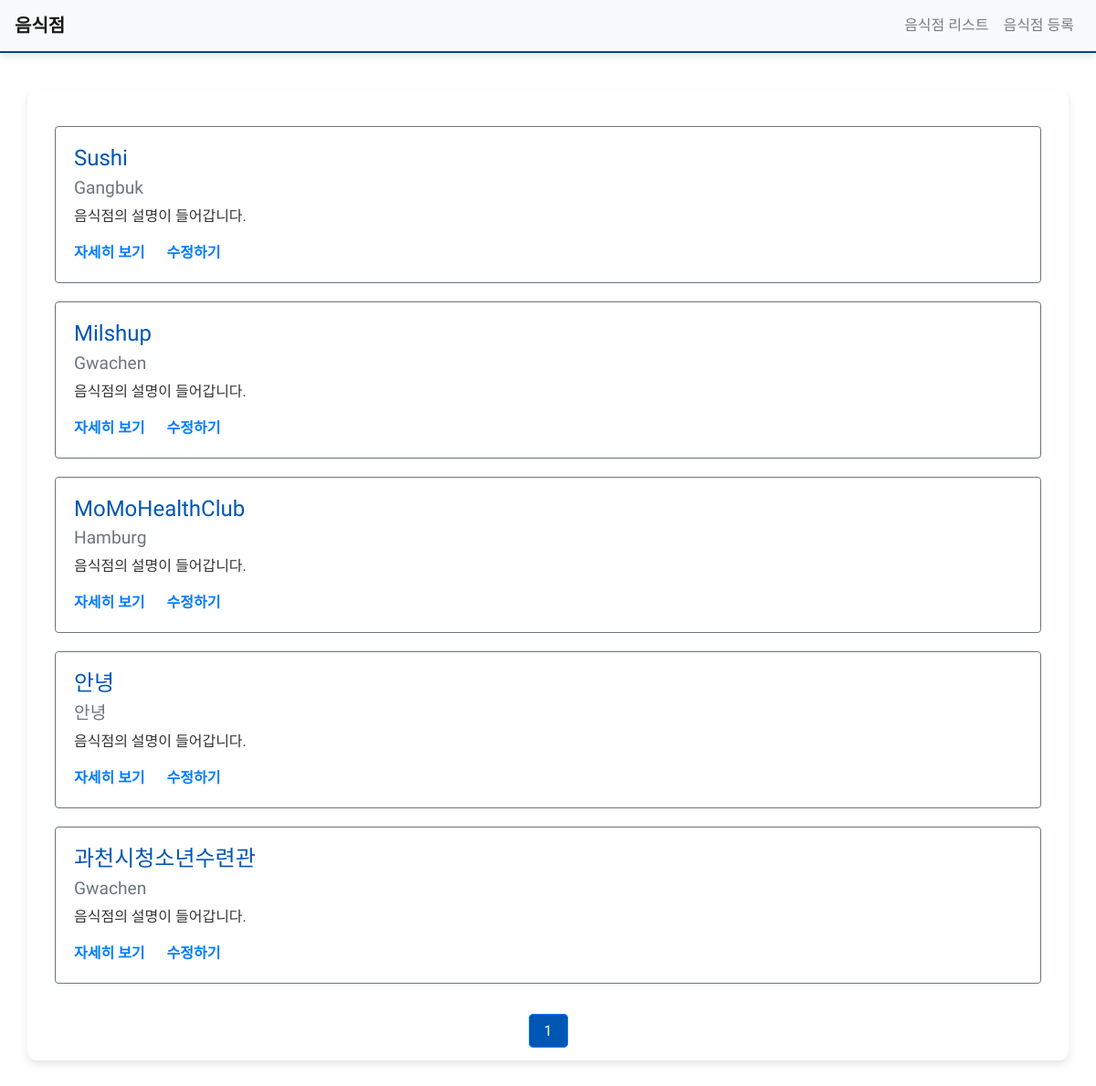
Screenshot of /third/list/ with the database file from the repository.
### third/models.py (models this page shows)
class Restaurant(models.Model):
    name = models.CharField(max_length=30)
    address = models.CharField(max_length=200)
    created_at = models.DateTimeField(auto_now_add=True)
    update_at = models.DateTimeField(auto_now_add=True)

### third/views.py (the view)
# urls.py: path('list/', views.list, name = 'list'),
def list(request):
    restaurant = Restaurant.objects.all()
    paginator = Paginator(restaurant, 5)
    page = request.GET.get('page')
    items = paginator.get_page(page)
    context = {
        'restaurants' : items
    }
    return render(request, 'third/list.html', context)

### third/templates/third/list.html (shortened to what this page needs)
{% extends 'third/base.html' %}
{% load static %}
{% block content %}
<div class="container">
    {% for item in restaurants %}
    <div class="row restaurant-item" style="margin:20px auto;">
        <div class="col-sm-12">
            <div class="card border-secondary">
              <div class="card-body">
                <h5 class="card-title">{{ item.name }}</h5>
                <h6 class="card-subtitle mb-2 text-muted">{{ item.address }}</h6>
                <p class="card-text">음식점의 설명이 들어갑니다.</p>
                <a href="{% url 'detail' item.id %}" class="card-link">자세히 보기</a>
                <a href="{% url 'restaurant-update' %}?id={{ item.id }}" class="card-link">수정하기</a>
              </div>
            </div>
        </div>
    </div>
    {% endfor %}
    <div class="row">
        <div class="col-sm-12 text-center">
            <div class="pagination">
                <span class="step-links text-center" style="width:100%;">
                    <span class="current">
                        {{ restaurants.number }}
                    </span>
                </span>
            </div>
        </div>
    </div>
</div>
{% endblock %}

### third/templates/third/base.html (shortened to what this page needs)
{% load static %}
<html>
    <head>
        <link rel="stylesheet" type="text/css" href="{% static 'third/style.css' %}?v={{ timestamp }}">
        <link rel="stylesheet" href="https://stackpath.bootstrapcdn.com/bootstrap/4.1.3/css/bootstrap.min.css">
    </head>
    <body>
        <nav class="navbar navbar-expand-lg navbar-light bg-light">
          <a class="navbar-brand" href="/third/list">음식점</a>
          <div class="collapse navbar-collapse" id="navbarNavAltMarkup">
            <div class="navbar-nav">
              <a class="nav-item nav-link" href="/third/list">음식점 리스트<span class="sr-only">(current)</span></a>
              <a class="nav-item nav-link" href="/third/create">음식점 등록</a>
            </div>
          </div>
        </nav>
        {% block content %}
        {% endblock %}
    </body>
</html>

### third/static/third/style.css (style rules this page uses)
.container { max-width: 600px; margin: 40px auto; padding: 20px; background-color: #fff; border-radius: 10px; box-shadow: 0 4px 8px rgba(0, 0, 0, 0.1); font-family: "Gowun Batang", serif; font-weight: 400; font-style: normal; }
.container { max-width: 900px; margin: 40px auto; padding: 20px; background-color: #fff; border-radius: 10px; }
.restaurant-item { margin-bottom: 20px; }
.card { border: 1px solid #0056b3; border-radius: 10px; transition: box-shadow 0.3s ease, transform 0.3s ease; }
.card-title { font-size: 1.5em; color: #0056b3; }
.card-subtitle { font-size: 1.2em; color: #6c757d; }
.card-text { font-size: 1em; color: #333; }
.card-link { color: #007bff; font-weight: bold; transition: color 0.3s ease; }
.pagination { display: inline-block; margin-top: 20px; }
.pagination .current { padding: 8px 16px; border: 1px solid #007bff; border-radius: 5px; background-color: #0056b3; color: white; margin: 0 4px; }
.navbar { background-color: #0056b3; border-bottom: 2px solid #004494; box-shadow: 0 4px 8px rgba(0, 0, 0, 0.1); font-family: "Do Hyeon", sans-serif; font-weight: 400; font-style: normal; }
.navbar-brand { font-size: 1.5em; color: white; font-weight: bold; transition: color 0.3s ease; }
.collapse.navbar-collapse { justify-content: flex-end; }

### rows the page displays
Restaurant: name "Sushi", address "Gangbuk"
Restaurant: name "Milshup", address "Gwachen"
Restaurant: name "MoMoHealthClub", address "Hamburg"
Restaurant: name "안녕", address "안녕"
Restaurant: name "과천시청소년수련관", address "Gwachen"

### other values shown
{{ restaurants.number }} "1"
